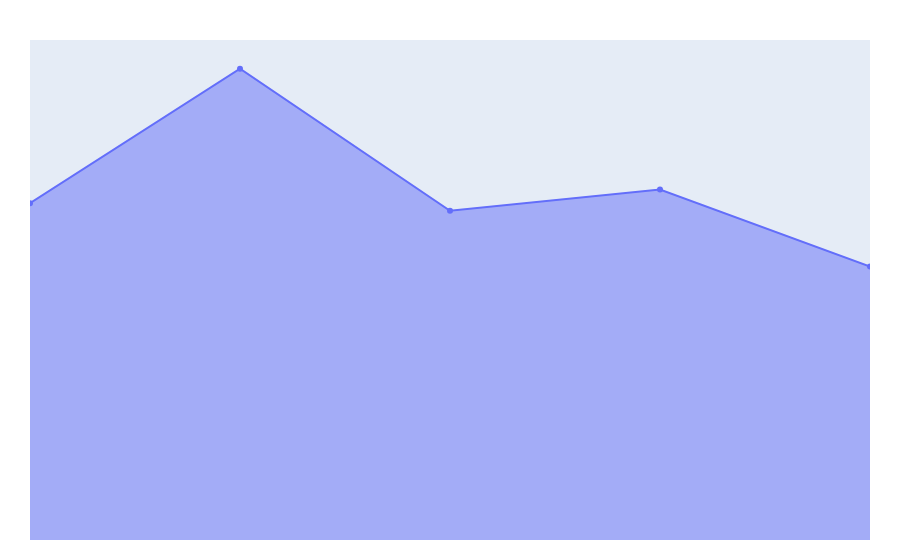

Notebook code cell kept with this figure:
### Code cell
x = ['Jun', 'Jul', 'Aug', 'Sept', 'Oct']

fig = px.area(
    x = x, 
    y = tweet_count_db['tweet_count'], 
    markers = True,
)
fig.update_layout(
    hovermode = 'closest',
    piecolorway = ['#0f52d9'],
    margin = dict(
        t = 40, 
        b = 20, 
        l = 30, 
        r = 30
    ),
)
fig.update_xaxes(
    showgrid = False, 
    zeroline = False,
    visible = False
)
fig.update_yaxes(
    showgrid = False, 
    zeroline = False,
    visible = False
)
fig.show()

### Figure 1 — Plotly figure (JSON) as saved in the notebook; plotly's stock layout.template omitted (floating-point values rounded to 4 significant figures)
{"data": [{"hovertemplate": "x=%{x}<br>y=%{y}<extra></extra>", "legendgroup": "", "line": {"color": "#636efa"}, "marker": {"symbol": "circle"}, "mode": "lines+markers", "name": "", "orientation": "v", "showlegend": false, "stackgroup": "1", "type": "scatter", "x": ["Jun", "Jul", "Aug", "Sept", "Oct"], "xaxis": "x", "y": [223, 312, 218, 232, 181], "yaxis": "y"}], "layout": {"hovermode": "closest", "legend": {"tracegroupgap": 0}, "margin": {"b": 20, "l": 30, "r": 30, "t": 40}, "piecolorway": ["#0f52d9"], "xaxis": {"anchor": "y", "domain": [0, 1], "showgrid": false, "title": {"text": "x"}, "visible": false, "zeroline": false}, "yaxis": {"anchor": "x", "domain": [0, 1], "showgrid": false, "title": {"text": "y"}, "visible": false, "zeroline": false}}}
